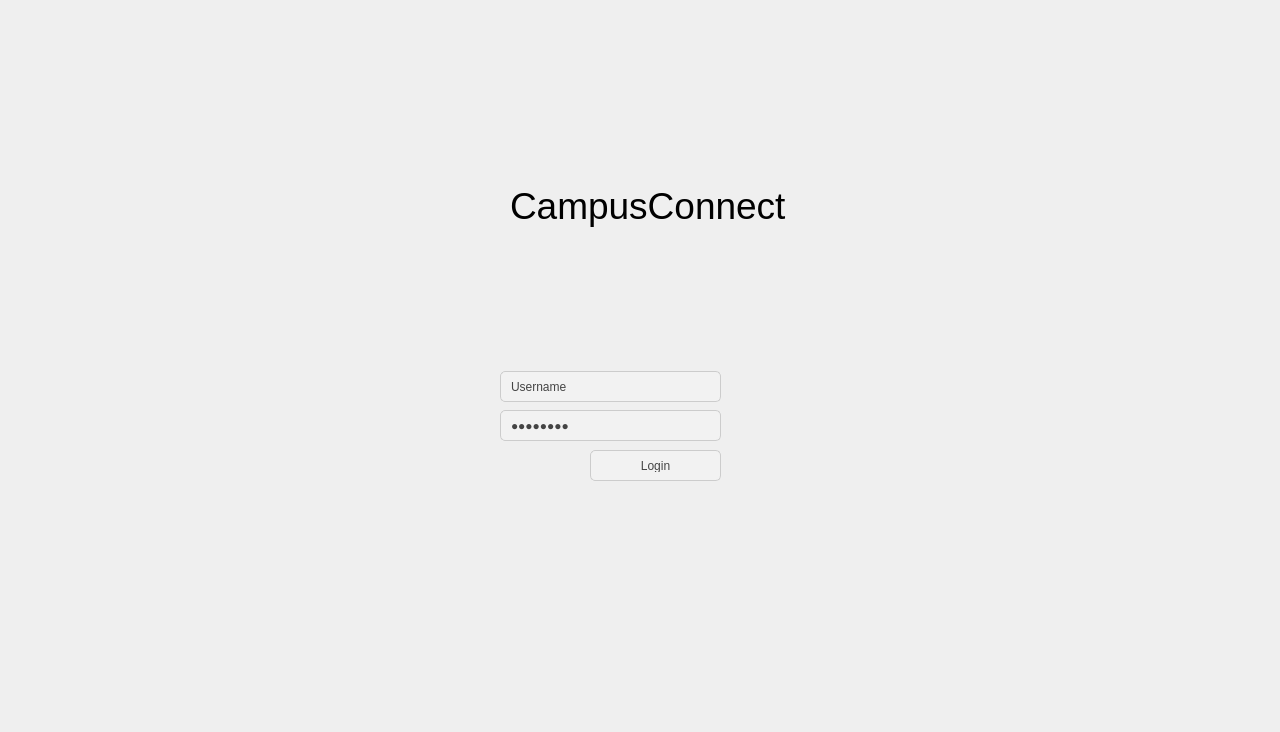
<?xml version="1.0" encoding="UTF-8"?>
<ui version="4.0">
 <class>MainWindow</class>
 <widget class="QMainWindow" name="MainWindow">
  <property name="geometry">
   <rect>
    <x>0</x>
    <y>0</y>
    <width>1280</width>
    <height>732</height>
   </rect>
  </property>
  <property name="minimumSize">
   <size>
    <width>0</width>
    <height>0</height>
   </size>
  </property>
  <property name="maximumSize">
   <size>
    <width>1280</width>
    <height>732</height>
   </size>
  </property>
  <property name="windowTitle">
   <string>CampusConnect</string>
  </property>
  <property name="autoFillBackground">
   <bool>false</bool>
  </property>
  <property name="styleSheet">
   <string notr="true"/>
  </property>
  <widget class="QWidget" name="centralwidget">
   <widget class="QPushButton" name="loginButton">
    <property name="geometry">
     <rect>
      <x>590</x>
      <y>450</y>
      <width>131</width>
      <height>31</height>
     </rect>
    </property>
    <property name="styleSheet">
     <string notr="true">QPushButton {
    font-family: &quot;Helvetica Neue&quot;, Helvetica, Arial, sans-serif;
    font-size: 12px;
    color: #444444;
    border-radius: 5px;
    padding: 8px;
    border: 1px solid #cccccc;
    background-color: #f2f2f2;
}

QPushButton::drop-down {
    subcontrol-origin: padding;
    subcontrol-position: top right;
    width: 20px;
    border-left-width: 1px;
    border-left-color: #cccccc;
    border-left-style: solid;
    border-top-right-radius: 5px;
    border-bottom-right-radius: 5px;
    background-color: #ffcc99;
}

QPushButton::down-arrow {
    image: url(path/to/down-arrow.png);
    width: 12px;
    height: 12px;
}
QPushButton:hover {
    background-color: #cccccc;
}

QPushButton:pressed {
    background-color: #999999;
}</string>
    </property>
    <property name="text">
     <string>Login</string>
    </property>
   </widget>
   <widget class="QLineEdit" name="userlineEdit">
    <property name="enabled">
     <bool>true</bool>
    </property>
    <property name="geometry">
     <rect>
      <x>500</x>
      <y>371</y>
      <width>221</width>
      <height>31</height>
     </rect>
    </property>
    <property name="palette">
     <palette>
      <active>
       <colorrole role="WindowText">
        <brush brushstyle="SolidPattern">
         <color alpha="255">
          <red>68</red>
          <green>68</green>
          <blue>68</blue>
         </color>
        </brush>
       </colorrole>
       <colorrole role="Button">
        <brush brushstyle="SolidPattern">
         <color alpha="255">
          <red>242</red>
          <green>242</green>
          <blue>242</blue>
         </color>
        </brush>
       </colorrole>
       <colorrole role="Text">
        <brush brushstyle="SolidPattern">
         <color alpha="255">
          <red>68</red>
          <green>68</green>
          <blue>68</blue>
         </color>
        </brush>
       </colorrole>
       <colorrole role="ButtonText">
        <brush brushstyle="SolidPattern">
         <color alpha="255">
          <red>68</red>
          <green>68</green>
          <blue>68</blue>
         </color>
        </brush>
       </colorrole>
       <colorrole role="Base">
        <brush brushstyle="SolidPattern">
         <color alpha="255">
          <red>242</red>
          <green>242</green>
          <blue>242</blue>
         </color>
        </brush>
       </colorrole>
       <colorrole role="Window">
        <brush brushstyle="SolidPattern">
         <color alpha="255">
          <red>242</red>
          <green>242</green>
          <blue>242</blue>
         </color>
        </brush>
       </colorrole>
       <colorrole role="PlaceholderText">
        <brush brushstyle="SolidPattern">
         <color alpha="128">
          <red>68</red>
          <green>68</green>
          <blue>68</blue>
         </color>
        </brush>
       </colorrole>
      </active>
      <inactive>
       <colorrole role="WindowText">
        <brush brushstyle="SolidPattern">
         <color alpha="255">
          <red>68</red>
          <green>68</green>
          <blue>68</blue>
         </color>
        </brush>
       </colorrole>
       <colorrole role="Button">
        <brush brushstyle="SolidPattern">
         <color alpha="255">
          <red>242</red>
          <green>242</green>
          <blue>242</blue>
         </color>
        </brush>
       </colorrole>
       <colorrole role="Text">
        <brush brushstyle="SolidPattern">
         <color alpha="255">
          <red>68</red>
          <green>68</green>
          <blue>68</blue>
         </color>
        </brush>
       </colorrole>
       <colorrole role="ButtonText">
        <brush brushstyle="SolidPattern">
         <color alpha="255">
          <red>68</red>
          <green>68</green>
          <blue>68</blue>
         </color>
        </brush>
       </colorrole>
       <colorrole role="Base">
        <brush brushstyle="SolidPattern">
         <color alpha="255">
          <red>242</red>
          <green>242</green>
          <blue>242</blue>
         </color>
        </brush>
       </colorrole>
       <colorrole role="Window">
        <brush brushstyle="SolidPattern">
         <color alpha="255">
          <red>242</red>
          <green>242</green>
          <blue>242</blue>
         </color>
        </brush>
       </colorrole>
       <colorrole role="PlaceholderText">
        <brush brushstyle="SolidPattern">
         <color alpha="128">
          <red>68</red>
          <green>68</green>
          <blue>68</blue>
         </color>
        </brush>
       </colorrole>
      </inactive>
      <disabled>
       <colorrole role="WindowText">
        <brush brushstyle="SolidPattern">
         <color alpha="255">
          <red>68</red>
          <green>68</green>
          <blue>68</blue>
         </color>
        </brush>
       </colorrole>
       <colorrole role="Button">
        <brush brushstyle="SolidPattern">
         <color alpha="255">
          <red>242</red>
          <green>242</green>
          <blue>242</blue>
         </color>
        </brush>
       </colorrole>
       <colorrole role="Text">
        <brush brushstyle="SolidPattern">
         <color alpha="255">
          <red>68</red>
          <green>68</green>
          <blue>68</blue>
         </color>
        </brush>
       </colorrole>
       <colorrole role="ButtonText">
        <brush brushstyle="SolidPattern">
         <color alpha="255">
          <red>68</red>
          <green>68</green>
          <blue>68</blue>
         </color>
        </brush>
       </colorrole>
       <colorrole role="Base">
        <brush brushstyle="SolidPattern">
         <color alpha="255">
          <red>242</red>
          <green>242</green>
          <blue>242</blue>
         </color>
        </brush>
       </colorrole>
       <colorrole role="Window">
        <brush brushstyle="SolidPattern">
         <color alpha="255">
          <red>242</red>
          <green>242</green>
          <blue>242</blue>
         </color>
        </brush>
       </colorrole>
       <colorrole role="PlaceholderText">
        <brush brushstyle="SolidPattern">
         <color alpha="128">
          <red>68</red>
          <green>68</green>
          <blue>68</blue>
         </color>
        </brush>
       </colorrole>
      </disabled>
     </palette>
    </property>
    <property name="font">
     <font>
      <family>Helvetica Neue</family>
      <pointsize>-1</pointsize>
     </font>
    </property>
    <property name="focusPolicy">
     <enum>Qt::StrongFocus</enum>
    </property>
    <property name="autoFillBackground">
     <bool>false</bool>
    </property>
    <property name="styleSheet">
     <string notr="true">QLineEdit {
    font-family: &quot;Helvetica Neue&quot;, Helvetica, Arial, sans-serif;
    font-size: 12px;
    color: #444444;
    border-radius: 5px;
    padding: 8px;
    border: 1px solid #cccccc;
    background-color: #f2f2f2;
}

QLineEdit::drop-down {
    subcontrol-origin: padding;
    subcontrol-position: top right;
    width: 20px;
    border-left-width: 1px;
    border-left-color: #cccccc;
    border-left-style: solid;
    border-top-right-radius: 5px;
    border-bottom-right-radius: 5px;
    background-color: #ffcc99;
}

QLineEdit::down-arrow {
    image: url(path/to/down-arrow.png);
    width: 12px;
    height: 12px;
}</string>
    </property>
    <property name="text">
     <string>Username</string>
    </property>
    <property name="frame">
     <bool>true</bool>
    </property>
    <property name="placeholderText">
     <string/>
    </property>
    <property name="clearButtonEnabled">
     <bool>false</bool>
    </property>
   </widget>
   <widget class="QLineEdit" name="passlineEdit">
    <property name="geometry">
     <rect>
      <x>500</x>
      <y>410</y>
      <width>221</width>
      <height>31</height>
     </rect>
    </property>
    <property name="font">
     <font>
      <family>Helvetica Neue</family>
      <pointsize>-1</pointsize>
     </font>
    </property>
    <property name="mouseTracking">
     <bool>true</bool>
    </property>
    <property name="acceptDrops">
     <bool>false</bool>
    </property>
    <property name="autoFillBackground">
     <bool>false</bool>
    </property>
    <property name="styleSheet">
     <string notr="true">QLineEdit {
    font-family: &quot;Helvetica Neue&quot;, Helvetica, Arial, sans-serif;
    font-size: 12px;
    color: #444444;
    border-radius: 5px;
    padding: 8px;
    border: 1px solid #cccccc;
    background-color: #f2f2f2;
}

QLineEdit::drop-down {
    subcontrol-origin: padding;
    subcontrol-position: top right;
    width: 20px;
    border-left-width: 1px;
    border-left-color: #cccccc;
    border-left-style: solid;
    border-top-right-radius: 5px;
    border-bottom-right-radius: 5px;
    background-color: #ffcc99;
}

QLineEdit::down-arrow {
    image: url(path/to/down-arrow.png);
    width: 12px;
    height: 12px;
}</string>
    </property>
    <property name="text">
     <string>Password</string>
    </property>
    <property name="frame">
     <bool>true</bool>
    </property>
    <property name="echoMode">
     <enum>QLineEdit::Password</enum>
    </property>
    <property name="cursorPosition">
     <number>8</number>
    </property>
    <property name="readOnly">
     <bool>false</bool>
    </property>
    <property name="placeholderText">
     <string/>
    </property>
   </widget>
   <widget class="QLabel" name="label_2">
    <property name="geometry">
     <rect>
      <x>510</x>
      <y>180</y>
      <width>371</width>
      <height>51</height>
     </rect>
    </property>
    <property name="font">
     <font>
      <family>Arial</family>
      <pointsize>28</pointsize>
     </font>
    </property>
    <property name="text">
     <string>CampusConnect</string>
    </property>
   </widget>
   <widget class="QLabel" name="label_3">
    <property name="geometry">
     <rect>
      <x>0</x>
      <y>0</y>
      <width>1321</width>
      <height>731</height>
     </rect>
    </property>
    <property name="styleSheet">
     <string notr="true">background-image: url(D:/Teme Proiecte/POO PROIECT/background.png);</string>
    </property>
    <property name="text">
     <string/>
    </property>
   </widget>
   <widget class="QLabel" name="label_4">
    <property name="geometry">
     <rect>
      <x>280</x>
      <y>20</y>
      <width>221</width>
      <height>321</height>
     </rect>
    </property>
    <property name="styleSheet">
     <string notr="true">background-image: url(D:/Downloads/logo-removebg-preview.png);</string>
    </property>
    <property name="text">
     <string/>
    </property>
   </widget>
   <zorder>label_3</zorder>
   <zorder>passlineEdit</zorder>
   <zorder>loginButton</zorder>
   <zorder>userlineEdit</zorder>
   <zorder>label_2</zorder>
   <zorder>label_4</zorder>
  </widget>
 </widget>
 <resources/>
 <connections/>
</ui>
